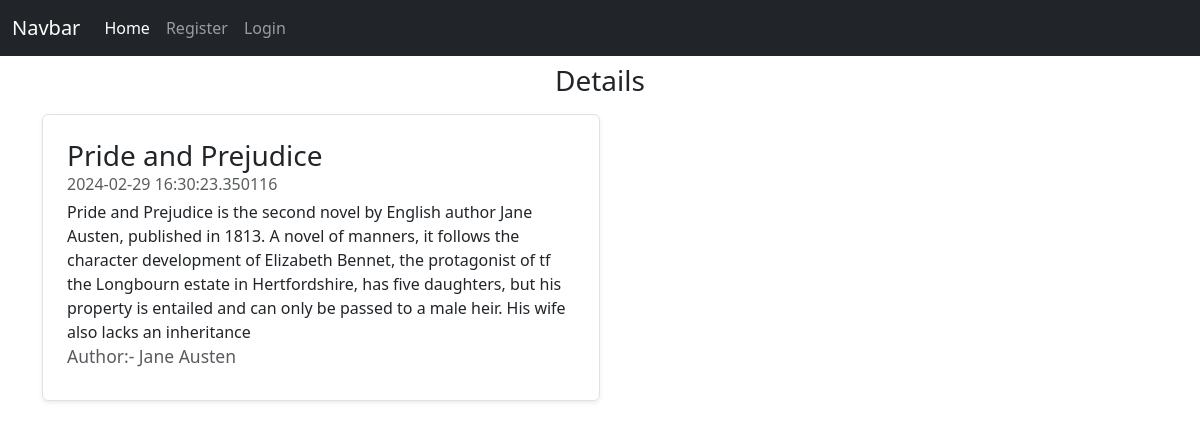
The app's page /blog_detail/5 with its own data.
### app.py (models this page shows, shortened)
class Blog(db.Model):
    blog_id = db.Column(db.Integer, unique=True, primary_key=True)
    title = db.Column(db.String(20), nullable=False)
    author = db.Column(db.String(20), nullable=False)
    content = db.Column(db.Text(), nullable=False)
    pub_date = db.Column(db.DateTime(), nullable=False, default=datetime.utcnow)

### app.py (the view)
@app.route('/blog_detail/<int:id>', methods=['GET', 'POST'])
def blogdetail(id):
    blog = Blog.query.get(id)
    return render_template('/blog_detail.html', blog=blog)

### templates/blog_detail.html (shortened to what this page needs)
<!doctype html>
<html lang="en">
<head>
    <link href="https://cdn.jsdelivr.net/npm/bootstrap@5.3.3/dist/css/bootstrap.min.css" rel="stylesheet"
>
</head>
<body>
  <nav class="navbar navbar-expand-lg navbar-dark bg-dark">
    <div class="container-fluid">
      <a class="navbar-brand" href="#">Navbar</a>
      <div class="collapse navbar-collapse" id="navbarSupportedContent">
        <ul class="navbar-nav me-auto mb-2 mb-lg-0">
          <li class="nav-item">
            <a class="nav-link active" aria-current="page" href="/">Home </a>
          </li>
          {% if current_user.is_authenticated %}
          <li class="nav-item">
            <a class="nav-link" href="">{{current_user.username}}</a>
          </li>
          <li class="nav-item">
            <a class="nav-link" href="/blogpost">Post Blog</a>
          </li>
          <li class="nav-item">
            <a class="nav-link" href="/logout">Logout</a>
          </li>
          <li class="nav-item">
            <a class="nav-link btn btn-success mx-3" href="/edit/{{blog.blog_id}}">Edit</a>
          </li>
          <li class="nav-item">
            <a class="nav-link btn btn-danger" href="/delete/{{blog.blog_id}}" role="button"  aria-expanded="false">
              Delete
            </a>
          </li>
          {% else %}
          <li class="nav-item">
            <a class="nav-link" href="/register">Register</a>
          </li>
          <li class="nav-item">
            <a class="nav-link" href="/login" role="button"  aria-expanded="false">
              Login
            </a>
          </li>
          {% endif %}
        </ul>
      </div>
    </div>
  </nav>
<div class="container">
    <h3 class="text-center my-2"> Details</h3>
    <div class="col-md-6 my-3">
        <div class="row g-0 border rounded overflow-hidden flex flex-md-row mb-4 shadow-sm h-md-250 position-relative">
            <div class="col p-4 d-flex flex-column position-static">
                <h3 class="mb-0">{{blog.title}}</h3>
                <div class="mb-1 text-body-secondary">{{blog.pub_date}}</div>
                <p class="mb-auto">{{blog.content}}</p>
                <h5><small class="text-body-secondary">Author:- {{blog.author}} </small></h5>
            </div>
        </div>
    </div>
</div>
</body>
</html>

### records on screen
Blog: title "Pride and Prejudice", pub_date "2024-02-29 16:30:23.350116", content "Pride and Prejudice is the second novel by English author Jane Austen, published in 1813. A novel of manners, it follows the character development of Elizabeth Bennet, the protagonist of tf the Longbourn estate in Hertfordshire, has five daughters, but his property is entailed and can only be passed to a male heir. His wife also lacks an inheritance", author "Jane Austen"
